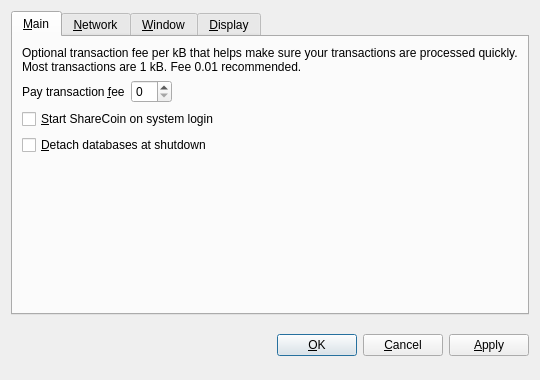
<?xml version="1.0" encoding="UTF-8"?>
<ui version="4.0">
 <class>OptionsDialog</class>
 <widget class="QDialog" name="OptionsDialog">
  <property name="geometry">
   <rect>
    <x>0</x>
    <y>0</y>
    <width>540</width>
    <height>380</height>
   </rect>
  </property>
  <property name="windowTitle">
   <string>Options</string>
  </property>
  <property name="modal">
   <bool>true</bool>
  </property>
  <layout class="QVBoxLayout" name="verticalLayout">
   <item>
    <widget class="QTabWidget" name="tabWidget">
     <property name="tabPosition">
      <enum>QTabWidget::North</enum>
     </property>
     <property name="currentIndex">
      <number>0</number>
     </property>
     <widget class="QWidget" name="tabMain">
      <attribute name="title">
       <string>&amp;Main</string>
      </attribute>
      <layout class="QVBoxLayout" name="verticalLayout_Main">
       <item>
        <widget class="QLabel" name="transactionFeeInfoLabel">
         <property name="text">
          <string>Optional transaction fee per kB that helps make sure your transactions are processed quickly. Most transactions are 1 kB. Fee 0.01 recommended.</string>
         </property>
         <property name="textFormat">
          <enum>Qt::PlainText</enum>
         </property>
         <property name="wordWrap">
          <bool>true</bool>
         </property>
        </widget>
       </item>
       <item>
        <layout class="QHBoxLayout" name="horizontalLayout_Main">
         <item>
          <widget class="QLabel" name="transactionFeeLabel">
           <property name="text">
            <string>Pay transaction &amp;fee</string>
           </property>
           <property name="textFormat">
            <enum>Qt::PlainText</enum>
           </property>
           <property name="buddy">
            <cstring>transactionFee</cstring>
           </property>
          </widget>
         </item>
         <item>
          <widget class="BitcoinAmountField" name="transactionFee"/>
         </item>
         <item>
          <spacer name="horizontalSpacer_Main">
           <property name="orientation">
            <enum>Qt::Horizontal</enum>
           </property>
           <property name="sizeHint" stdset="0">
            <size>
             <width>40</width>
             <height>20</height>
            </size>
           </property>
          </spacer>
         </item>
        </layout>
       </item>
       <item>
        <widget class="QCheckBox" name="bitcoinAtStartup">
         <property name="toolTip">
          <string>Automatically start ShareCoin after logging in to the system.</string>
         </property>
         <property name="text">
          <string>&amp;Start ShareCoin on system login</string>
         </property>
        </widget>
       </item>
       <item>
        <widget class="QCheckBox" name="detachDatabases">
         <property name="toolTip">
          <string>Detach block and address databases at shutdown. This means they can be moved to another data directory, but it slows down shutdown. The wallet is always detached.</string>
         </property>
         <property name="text">
          <string>&amp;Detach databases at shutdown</string>
         </property>
        </widget>
       </item>
       <item>
        <spacer name="verticalSpacer_Main">
         <property name="orientation">
          <enum>Qt::Vertical</enum>
         </property>
         <property name="sizeHint" stdset="0">
          <size>
           <width>20</width>
           <height>40</height>
          </size>
         </property>
        </spacer>
       </item>
      </layout>
     </widget>
     <widget class="QWidget" name="tabNetwork">
      <attribute name="title">
       <string>&amp;Network</string>
      </attribute>
      <layout class="QVBoxLayout" name="verticalLayout_Network">
       <item>
        <widget class="QCheckBox" name="mapPortUpnp">
         <property name="toolTip">
          <string>Automatically open the ShareCoin client port on the router. This only works when your router supports UPnP and it is enabled.</string>
         </property>
         <property name="text">
          <string>Map port using &amp;UPnP</string>
         </property>
        </widget>
       </item>
       <item>
        <widget class="QCheckBox" name="connectSocks">
         <property name="toolTip">
          <string>Connect to the ShareCoin network through a SOCKS proxy (e.g. when connecting through Tor).</string>
         </property>
         <property name="text">
          <string>&amp;Connect through SOCKS proxy:</string>
         </property>
        </widget>
       </item>
       <item>
        <layout class="QHBoxLayout" name="horizontalLayout_Network">
         <item>
          <widget class="QLabel" name="proxyIpLabel">
           <property name="text">
            <string>Proxy &amp;IP:</string>
           </property>
           <property name="textFormat">
            <enum>Qt::PlainText</enum>
           </property>
           <property name="buddy">
            <cstring>proxyIp</cstring>
           </property>
          </widget>
         </item>
         <item>
          <widget class="QValidatedLineEdit" name="proxyIp">
           <property name="maximumSize">
            <size>
             <width>140</width>
             <height>16777215</height>
            </size>
           </property>
           <property name="toolTip">
            <string>IP address of the proxy (e.g. 127.0.0.1)</string>
           </property>
          </widget>
         </item>
         <item>
          <widget class="QLabel" name="proxyPortLabel">
           <property name="text">
            <string>&amp;Port:</string>
           </property>
           <property name="textFormat">
            <enum>Qt::PlainText</enum>
           </property>
           <property name="buddy">
            <cstring>proxyPort</cstring>
           </property>
          </widget>
         </item>
         <item>
          <widget class="QLineEdit" name="proxyPort">
           <property name="maximumSize">
            <size>
             <width>55</width>
             <height>16777215</height>
            </size>
           </property>
           <property name="toolTip">
            <string>Port of the proxy (e.g. 9050)</string>
           </property>
          </widget>
         </item>
         <item>
          <widget class="QLabel" name="socksVersionLabel">
           <property name="text">
            <string>SOCKS &amp;Version:</string>
           </property>
           <property name="textFormat">
            <enum>Qt::PlainText</enum>
           </property>
           <property name="buddy">
            <cstring>socksVersion</cstring>
           </property>
          </widget>
         </item>
         <item>
          <widget class="QValueComboBox" name="socksVersion">
           <property name="toolTip">
            <string>SOCKS version of the proxy (e.g. 5)</string>
           </property>
          </widget>
         </item>
         <item>
          <spacer name="horizontalSpacer_Network">
           <property name="orientation">
            <enum>Qt::Horizontal</enum>
           </property>
           <property name="sizeHint" stdset="0">
            <size>
             <width>40</width>
             <height>20</height>
            </size>
           </property>
          </spacer>
         </item>
        </layout>
       </item>
       <item>
        <spacer name="verticalSpacer_Network">
         <property name="orientation">
          <enum>Qt::Vertical</enum>
         </property>
         <property name="sizeHint" stdset="0">
          <size>
           <width>20</width>
           <height>40</height>
          </size>
         </property>
        </spacer>
       </item>
      </layout>
     </widget>
     <widget class="QWidget" name="tabWindow">
      <attribute name="title">
       <string>&amp;Window</string>
      </attribute>
      <layout class="QVBoxLayout" name="verticalLayout_Window">
       <item>
        <widget class="QCheckBox" name="minimizeToTray">
         <property name="toolTip">
          <string>Show only a tray icon after minimizing the window.</string>
         </property>
         <property name="text">
          <string>&amp;Minimize to the tray instead of the taskbar</string>
         </property>
        </widget>
       </item>
       <item>
        <widget class="QCheckBox" name="minimizeOnClose">
         <property name="toolTip">
          <string>Minimize instead of exit the application when the window is closed. When this option is enabled, the application will be closed only after selecting Quit in the menu.</string>
         </property>
         <property name="text">
          <string>M&amp;inimize on close</string>
         </property>
        </widget>
       </item>
       <item>
        <spacer name="verticalSpacer_Window">
         <property name="orientation">
          <enum>Qt::Vertical</enum>
         </property>
         <property name="sizeHint" stdset="0">
          <size>
           <width>20</width>
           <height>40</height>
          </size>
         </property>
        </spacer>
       </item>
      </layout>
     </widget>
     <widget class="QWidget" name="tabDisplay">
      <attribute name="title">
       <string>&amp;Display</string>
      </attribute>
      <layout class="QVBoxLayout" name="verticalLayout_Display">
       <item>
        <layout class="QHBoxLayout" name="horizontalLayout_1_Display">
         <item>
          <widget class="QLabel" name="langLabel">
           <property name="text">
            <string>User Interface &amp;language:</string>
           </property>
           <property name="textFormat">
            <enum>Qt::PlainText</enum>
           </property>
           <property name="buddy">
            <cstring>lang</cstring>
           </property>
          </widget>
         </item>
         <item>
          <widget class="QValueComboBox" name="lang">
           <property name="toolTip">
            <string>The user interface language can be set here. This setting will take effect after restarting ShareCoin.</string>
           </property>
          </widget>
         </item>
        </layout>
       </item>
       <item>
        <layout class="QHBoxLayout" name="horizontalLayout_2_Display">
         <item>
          <widget class="QLabel" name="unitLabel">
           <property name="text">
            <string>&amp;Unit to show amounts in:</string>
           </property>
           <property name="textFormat">
            <enum>Qt::PlainText</enum>
           </property>
           <property name="buddy">
            <cstring>unit</cstring>
           </property>
          </widget>
         </item>
         <item>
          <widget class="QValueComboBox" name="unit">
           <property name="toolTip">
            <string>Choose the default subdivision unit to show in the interface and when sending coins.</string>
           </property>
          </widget>
         </item>
        </layout>
       </item>
       <item>
        <widget class="QCheckBox" name="displayAddresses">
         <property name="toolTip">
          <string>Whether to show ShareCoin addresses in the transaction list or not.</string>
         </property>
         <property name="text">
          <string>&amp;Display addresses in transaction list</string>
         </property>
        </widget>
       </item>
       <item>
        <widget class="QCheckBox" name="coinControlFeatures">
         <property name="toolTip">
          <string>Whether to show coin control features or not.</string>
         </property>
         <property name="text">
          <string>Display coin &amp;control features (experts only!)</string>
         </property>
        </widget>
       </item>
       <item>
        <spacer name="verticalSpacer_Display">
         <property name="orientation">
          <enum>Qt::Vertical</enum>
         </property>
         <property name="sizeHint" stdset="0">
          <size>
           <width>20</width>
           <height>40</height>
          </size>
         </property>
        </spacer>
       </item>
      </layout>
     </widget>
    </widget>
   </item>
   <item>
    <layout class="QHBoxLayout" name="horizontalLayout_Buttons">
     <item>
      <spacer name="horizontalSpacer_1">
       <property name="orientation">
        <enum>Qt::Horizontal</enum>
       </property>
       <property name="sizeHint" stdset="0">
        <size>
         <width>40</width>
         <height>48</height>
        </size>
       </property>
      </spacer>
     </item>
     <item>
      <widget class="QLabel" name="statusLabel">
       <property name="font">
        <font>
         <weight>75</weight>
         <bold>true</bold>
        </font>
       </property>
       <property name="text">
        <string/>
       </property>
       <property name="textFormat">
        <enum>Qt::PlainText</enum>
       </property>
       <property name="wordWrap">
        <bool>true</bool>
       </property>
      </widget>
     </item>
     <item>
      <spacer name="horizontalSpacer_2">
       <property name="orientation">
        <enum>Qt::Horizontal</enum>
       </property>
       <property name="sizeHint" stdset="0">
        <size>
         <width>40</width>
         <height>48</height>
        </size>
       </property>
      </spacer>
     </item>
     <item>
      <widget class="QPushButton" name="okButton">
       <property name="text">
        <string>&amp;OK</string>
       </property>
      </widget>
     </item>
     <item>
      <widget class="QPushButton" name="cancelButton">
       <property name="text">
        <string>&amp;Cancel</string>
       </property>
       <property name="autoDefault">
        <bool>false</bool>
       </property>
      </widget>
     </item>
     <item>
      <widget class="QPushButton" name="applyButton">
       <property name="text">
        <string>&amp;Apply</string>
       </property>
       <property name="autoDefault">
        <bool>false</bool>
       </property>
      </widget>
     </item>
    </layout>
   </item>
  </layout>
 </widget>
 <customwidgets>
  <customwidget>
   <class>BitcoinAmountField</class>
   <extends>QSpinBox</extends>
   <header>bitcoinamountfield.h</header>
  </customwidget>
  <customwidget>
   <class>QValueComboBox</class>
   <extends>QComboBox</extends>
   <header>qvaluecombobox.h</header>
  </customwidget>
  <customwidget>
   <class>QValidatedLineEdit</class>
   <extends>QLineEdit</extends>
   <header>qvalidatedlineedit.h</header>
  </customwidget>
 </customwidgets>
 <resources/>
 <connections/>
</ui>
